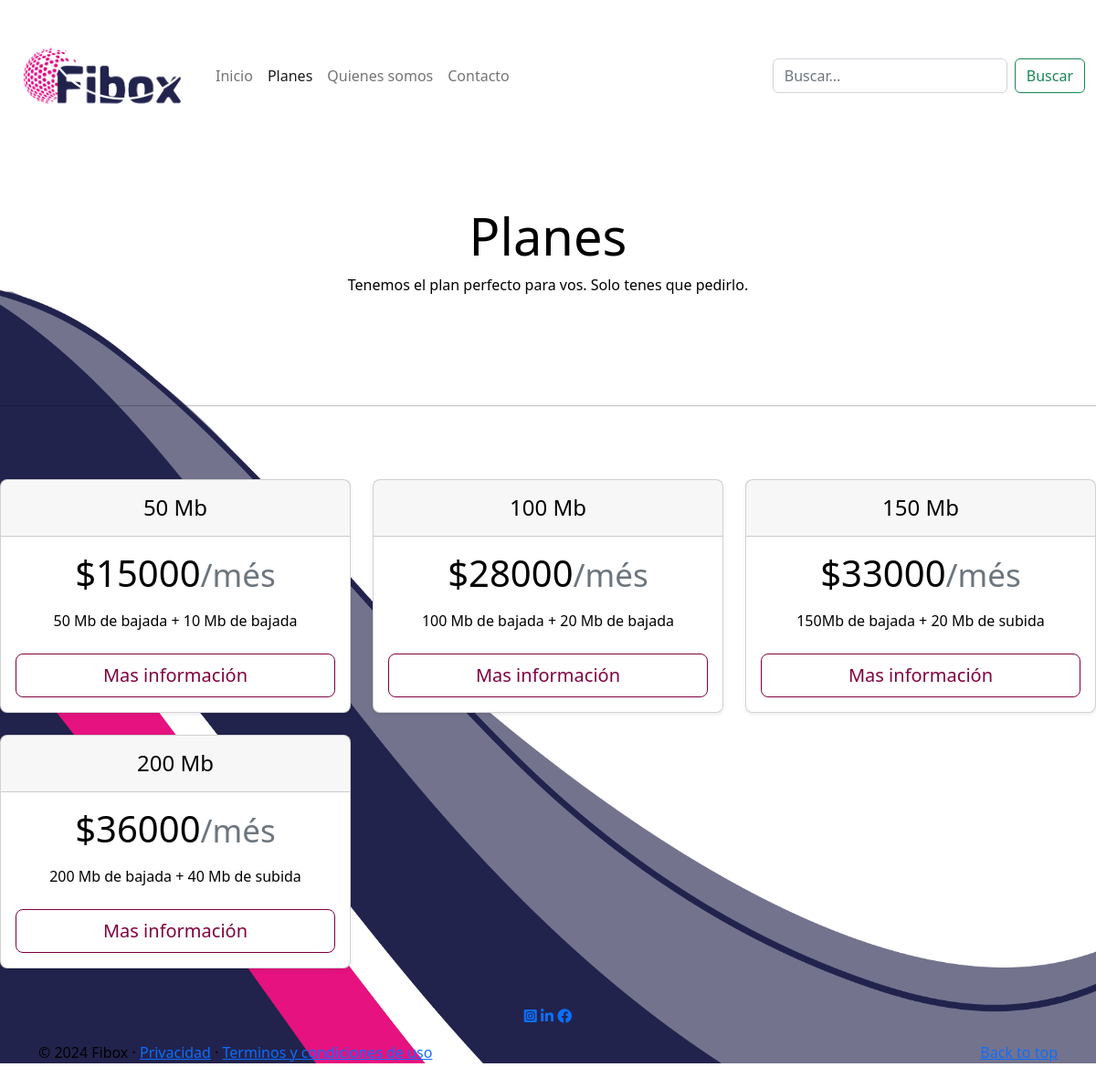
/Planes, run on the app's committed database.
### core/models.py (models this page shows, shortened)
class Plan(models.Model):
    nombre = models.CharField(max_length=100)
    descripcion = models.TextField()
    precio = models.IntegerField()
    created = models.DateTimeField(auto_now_add=True,blank=True, null=True)
    updated = models.DateTimeField(auto_now_add=True,blank=True, null=True)

### core/views.py (the view)
# urls.py: path('Planes',Planes, name='Planes'),
def Planes(request):
    planes = Plan.objects.all()
    return render(request, 'core/planes.html', {'planes':planes})

### core/templates/core/planes.html (shortened to what this page needs)
{%extends 'core/base.html'%}
          {% block navbar %}
          <ul class="navbar-nav me-auto mb-2 mb-md-0">
            <li class="nav-item">
            <a class="nav-link" aria-current="page" href="Inicio">Inicio</a>
            </li>
            <li class="nav-item">
            <a class="nav-link active" href="Planes">Planes</a>
            </li>
            <li class="nav-item">
            <a class="nav-link" href="Quienes_somos">Quienes somos</a>
            </li>
            <li class="nav-item">
                <a class="nav-link" href="Contacto">Contacto</a>
            </li>
          </ul>
          {% endblock %}
          {%block header%}
          <div class="pricing-header p-3 pb-md-4 mx-auto text-center">
              <h1 class="display-4 fw-normal" style="color: black">Planes</h1>
              <p style="color: black">Tenemos el plan perfecto para vos. Solo tenes que pedirlo.</p>
          </div>
          {%endblock%}
        {% block content %}
        <hr class="featurette-divider">
        <div class="row row-cols-1 row-cols-md-3 mb-3 text-center">
          {%for planes in planes%}
          <div class="col">
            <div class="card mb-4 rounded-3 shadow-sm">
              <div class="card-header py-3">
                <h4 class="my-0 fw-normal">{{planes.nombre}}</h4>
              </div>
              <div class="card-body">
                <h1 class="card-title pricing-card-title">${{planes.precio}}<small class="text-muted fw-light">/més</small></h1>
                <ul class="list-unstyled mt-3 mb-4">
                  <li>{{planes.descripcion}}</li>
                </ul>
                <button type="button" class="w-100 btn btn-lg btn-outline-primary"><a class="nav-link" href="Contacto">Mas información</a></button>
              </div>
            </div>
          </div>
          {%endfor%}
        </div>
        {% endblock %}

### core/templates/core/base.html (shortened to what this page needs)
{% load static %}
<!doctype html>
<html lang="en">
    <head>
        <link href="https://cdn.jsdelivr.net/npm/bootstrap@5.2.3/dist/css/bootstrap.min.css" rel="stylesheet">
        <link rel="stylesheet" href="https://cdnjs.cloudflare.com/ajax/libs/font-awesome/5.15.3/css/all.min.css" />
        <link href="{% static 'bootstrap.min.css' %}" rel="stylesheet">
        <link href="{% static 'carousel.css' %}" rel="stylesheet">
    </head>
    <body>
        <section class="bg_image">
            <header>
                <nav class="navbar navbar-expand-md navbar-white fixed-top bg-white">
                <div class="container-fluid">
                    <a class="navbar-brand" href="Inicio"><img src="{% static 'logoFibox.png' %}" width="200" height="140" alt="logo"></a>
                    <div class="collapse navbar-collapse" id="navbarCollapse">
                        {% block navbar %}{% endblock %}
                    <form class="d-flex" role="search">
                        <input class="form-control me-2" type="search" placeholder="Buscar..." aria-label="Search">
                        <button class="btn btn-outline-success" type="submit">Buscar</button>
                    </form>
                    </div>
                </div>
                </nav>
                {%block header%}{%endblock%}
            </header>
            <main>
                {% block content %}
                {% endblock %}
                <footer class="container">
                    <div class="footer__redes">
                        <p>
                            <a class="footer__icono" href="https://www.instagram.com//" target="blank"><i class="fab fa-instagram-square fa-1x"></i></a>
                            <a class="footer__icono" href="https://www.linkedin.com/" target="blank"><i class="fab fa-linkedin-in fa-1x"></i></a>
                            <a class="footer__icono" href="https://facebook.com/" target="blank"><i class="fab fa-facebook fa-1x"></i></a>
                        </p>
                    </div>
                        <p class="float-end"><a href="#">Back to top</a></p>
                        <p>&copy; 2024 Fibox &middot; <a href="#">Privacidad</a> &middot; <a href="#">Terminos y condiciones de uso</a></p>
                </footer>
            </main>
        </section>
    </body>
</html>

### static/carousel.css (style rules this page uses)
body { padding-top: 3rem; padding-bottom: 3rem; color: #000; }
.featurette-divider { margin: 5rem 0; }

### data on the page
Plan: nombre "50 Mb", precio "15000", descripcion "50 Mb de bajada + 10 Mb de bajada"
Plan: nombre "100 Mb", precio "28000", descripcion "100 Mb de bajada + 20 Mb de bajada"
Plan: nombre "150 Mb", precio "33000", descripcion "150Mb de bajada + 20 Mb de subida"
Plan: nombre "200 Mb", precio "36000", descripcion "200 Mb de bajada + 40 Mb de subida"
